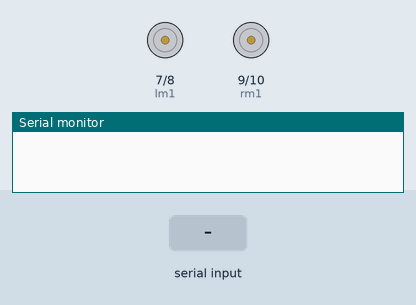
Simulated run of this sketch. Board: Arduino Uno, built with avr-gcc and run on an emulated ATmega328P. On the bench: motor-driver pin pairs drawn as motors (green arrow = first pin HIGH = forward, orange = second pin HIGH = backward, longer = more drive), the last lines printed to the serial monitor. The inputs (shaded band) are chosen by the test bench.

Above: at 1.2 s.
1.3 s: "F" received over Serial
At 2.5 s:
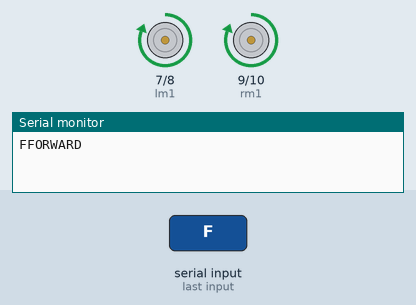
2.8 s: "B" received over Serial
At 3.8 s:
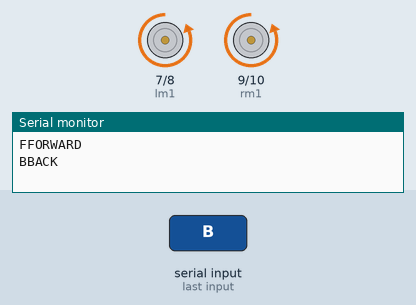
4.3 s: "R" received over Serial
At 5.0 s:
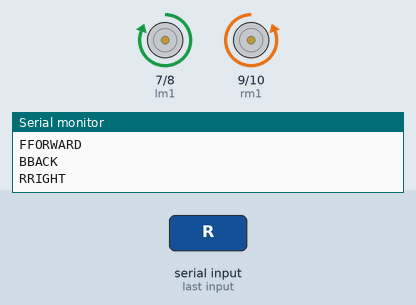
5.8 s: "L" received over Serial
At 6.1 s:
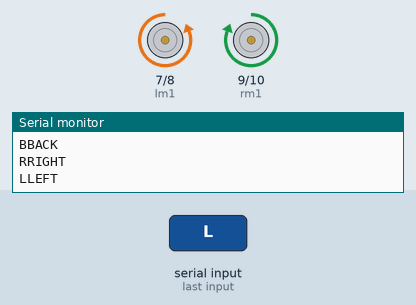
Timing chart, 0 to 8.3 s (numbered marks = the images above; inputs shaded):
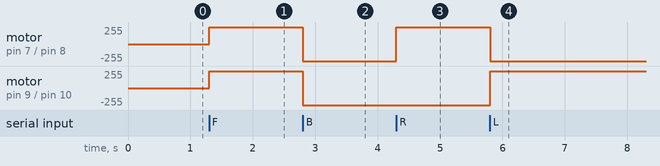

Measured:
- after the input at 1.3 s, motor on pin 7 (lm1) / pin 8 (lm2), motor on pin 9 (rm1) / pin 10 (rm2): stopped → forward 255/255 at once
- after the input at 2.8 s, motor on pin 7 (lm1) / pin 8 (lm2), motor on pin 9 (rm1) / pin 10 (rm2): forward 255/255 → backward 255/255 at once
- after the input at 4.3 s, motor on pin 7 (lm1) / pin 8 (lm2): backward 255/255 → forward 255/255 at once
- after the input at 5.8 s, motor on pin 7 (lm1) / pin 8 (lm2): forward 255/255 → backward 255/255 at once; motor on pin 9 (rm1) / pin 10 (rm2): backward 255/255 → forward 255/255 at once

The sketch:

manavmtion.ino
```cpp
#include<AFMotor.h>

int lm1 = 7;
int lm2 = 8;
int rm1 = 9;
int rm2 = 10;


void setup()
{

   pinMode(lm1,OUTPUT);
   pinMode(lm2,OUTPUT);
   pinMode(rm1,OUTPUT);
   pinMode(rm2,OUTPUT);


  Serial.begin(9600);
}

void loop()
{

  while(Serial.available() == 0);
  char val = Serial.read() ;
  Serial.print(val);


  if (val == 'F')
  {
    Serial.println("FORWARD");
    digitalWrite(lm1,HIGH);  digitalWrite(rm1,HIGH);
    digitalWrite(lm2,LOW);       digitalWrite(rm2,LOW);

  }


  else if(val == 'B')
  {
  Serial.println("BACK");
      digitalWrite(lm2,HIGH);  digitalWrite(rm2,HIGH);
    digitalWrite(lm1,LOW);       digitalWrite(rm1,LOW);

  }

  else if(val == 'R')
  {
  Serial.println("RIGHT");
    digitalWrite(lm1,HIGH);  digitalWrite(rm2,HIGH);
    digitalWrite(lm2,LOW);       digitalWrite(rm1,LOW);
  }

  else if(val == 'L')
  {
   Serial.println("LEFT");
     digitalWrite(lm2,HIGH);  digitalWrite(rm1,HIGH);
    digitalWrite(lm1,LOW);       digitalWrite(rm2,LOW);

  }


  else
  {
  Serial.println("Invalid!!!");
     digitalWrite(lm1,LOW);  digitalWrite(rm1,LOW);
    digitalWrite(lm2,LOW);       digitalWrite(rm2,LOW);

  }

}
```
